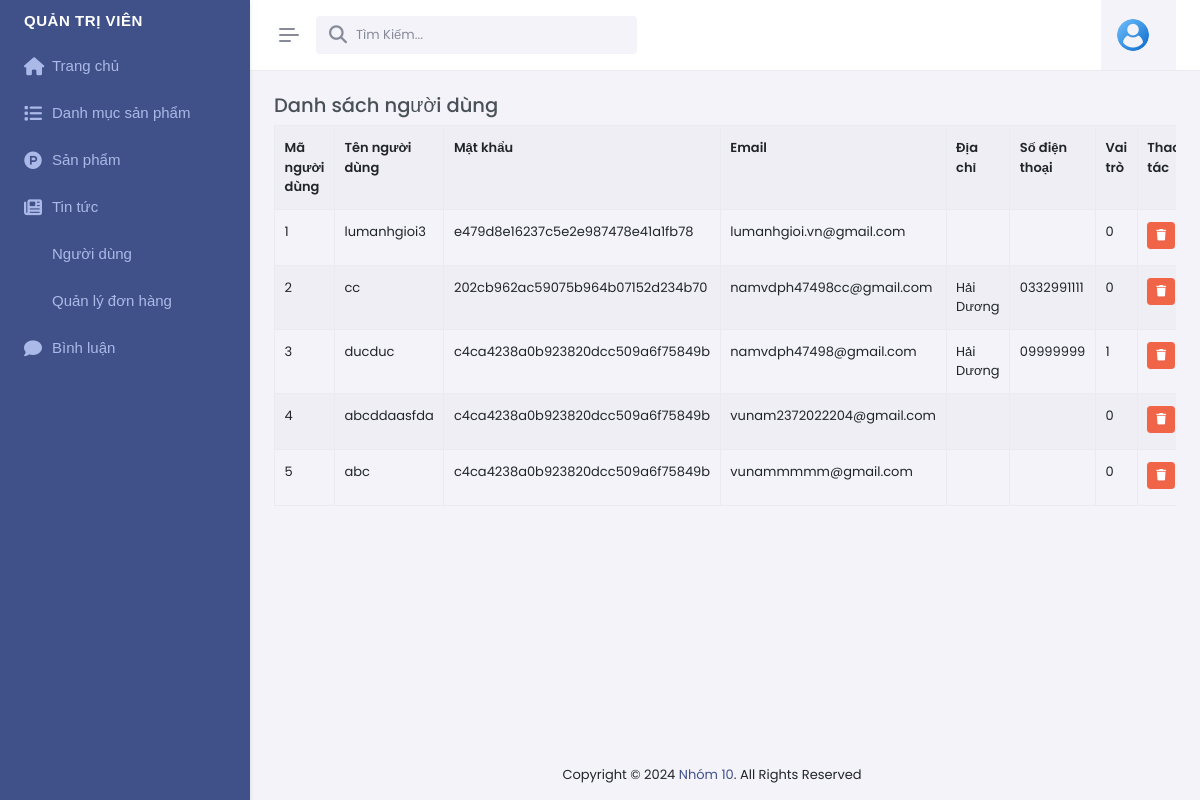
The app's page /admin/index.php?act=dskh (signed in), older data.
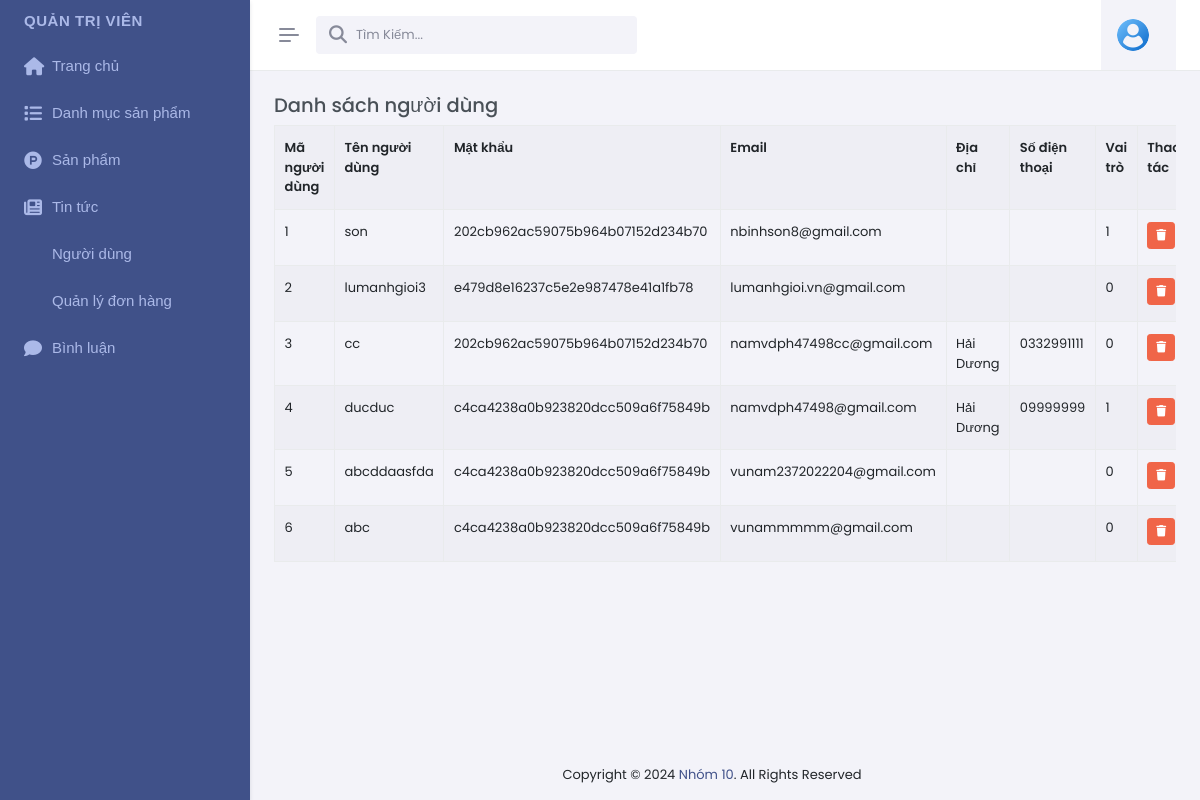
The same page, newer data.
### tables this page shows
CREATE TABLE `taikhoan` (
  `id` int NOT NULL,
  `tentk` varchar(50) NOT NULL,
  `pass` varchar(999) NOT NULL,
  `email` varchar(255) NOT NULL,
  `diachi` varchar(255) DEFAULT NULL,
  `sdt` varchar(20) DEFAULT NULL,
  `role` tinyint DEFAULT '0'
);

### model/pdo.php (called while the page is built, shortened)
<?php
function pdo_get_connection(){
    $dburl = "mysql:host=localhost;dbname=duan1;charset=utf8";
    $username = 'root';
    $password = '';
    $conn = new PDO($dburl, $username, $password);
    $conn->setAttribute(PDO::ATTR_ERRMODE, PDO::ERRMODE_EXCEPTION);
    return $conn;
}
function pdo_query($sql){
    $sql_args = array_slice(func_get_args(), 1);
    try{
        $conn = pdo_get_connection();
        $stmt = $conn->prepare($sql);
        $stmt->execute($sql_args);
        $rows = $stmt->fetchAll();
        return $rows;
    }
    catch(PDOException $e){
        throw $e;
    }
    finally{
        unset($conn);
    }
}

### model/taikhoan.php (called while the page is built, shortened)
<?php
  function loadall_taikhoan(){
   $sql="select *from taikhoan order by id desc";
   $listtaikhoan= pdo_query($sql);
   return $listtaikhoan;
}
?>

### admin/taikhoan/list.php (the view)
        <div class="main-content">
<div class="page-content">
  <div class="container-fluid">
    <div class="row mb-3 pb-1">
      <div class="col-md-12">
        <div class="fromtitle">
          <h4>Danh sách người dùng</h4>
        </div>
        <div class="fromcontent">
          <div class="table-responsive dt-responsive">
            <div class="dataTables_wrapper dt-bootstrap5">
              <table id="dom-jqry" class="table table-striped table-bordered nowrap dataTable">
                <tr>
                  <th>Mã người dùng</th>
                  <th>Tên người dùng</th>
                  <th>Mật khẩu</th>
                  <th>Email</th>
                  <th>Địa chỉ</th>
                  <th>Số điện thoại</th>
                  <th>Vai trò</th>
                  <th>Thao tác</th>
                </tr>
                <?php
                $i = 1;
                foreach (loadall_taikhoan() as $nguoidung) {
                  extract($nguoidung);
                  $xoatk = "index.php?act=xoatk&id=" . $id;
                  echo '<tr>
                  <td>' . $i++ . '</td>
                  <td>' . $tentk . '</td>
                  <td>' . $pass . '</td>
                  <td>' . $email . '</td>
                  <td>' . $diachi . '</td>
                  <td>' . $sdt . '</td>
                   <td>' . $role . '</td>
                   <td>
                 <a href="' . $xoatk . '" class="btn btn-sm btn-danger mb-1"><i class="fas fa-trash"></i></a>
                 </td>
              </tr>';
                }
                ?>
              </table>
            </div>
          </div>
        </div>
      </div>
    </div>
  </div>

### admin/nav.php (shortened to what this page needs)
<div class="app-menu navbar-menu">
   <div id="scrollbar">
      <div class="container-fluid">
         <ul class="navbar-nav" id="navbar-nav">
            <li class="menu-title" ><a class="nav-link menu-link" href="/duan1/admin/index.php" >Quản trị viên</span>
               </a></li>
            <li class="nav-item">
               <a class="nav-link menu-link" href="/duan1/admin/index.php">
                  <i class="fa-solid fa-home"></i> <span data-key="t-authentication">Trang chủ</span>
               </a>
            </li>
            <li class="nav-item">
               <a class="nav-link menu-link" href="/duan1/admin/index.php?act=dsdm">
               <i class="fa-solid fa-list"></i> <span data-key="t-authentication">Danh mục sản phẩm</span>
               </a>
            </li>
            <li class="nav-item">
               <a class="nav-link menu-link" href="/duan1/admin/index.php?act=dssp">
               <i class="fa-brands fa-product-hunt"></i> <span data-key="t-authentication">Sản phẩm</span>
               </a>
            </li>
            <li class="nav-item">
               <a class="nav-link menu-link" href="/duan1/admin/index.php?act=dstt">
               <i class="fa-solid fa-newspaper"></i> <span data-key="t-authentication">Tin tức</span>
               </a>
            </li>
            <li class="nav-item">
               <a class="nav-link menu-link" href="/duan1/admin/index.php?act=dskh">
               <i class="fa-light fa-users"></i><span data-key="t-authentication">Người dùng</span>
               </a>
            </li>
            <li class="nav-item">
               <a class="nav-link menu-link" href="/duan1/admin/index.php?act=qldh">
               <i class="fa-light fa-users"></i><span data-key="t-authentication">Quản lý đơn hàng</span>
               </a>
            </li>
            <li class="nav-item">
               <a class="nav-link menu-link" href="/duan1/admin/index.php?act=dsbl">
               <i class="fa-solid fa-comment"></i> <span data-key="t-authentication">Bình luận</span>
               </a>
            </li>
         </ul>
      </div>
   </div>
</div>

Row changes from the older to the newer data that the page shows:
added taikhoan: tentk "son", pass "202cb962ac59075b964b07152d234b70", email "nbinhson8@gmail.com", role "1"
